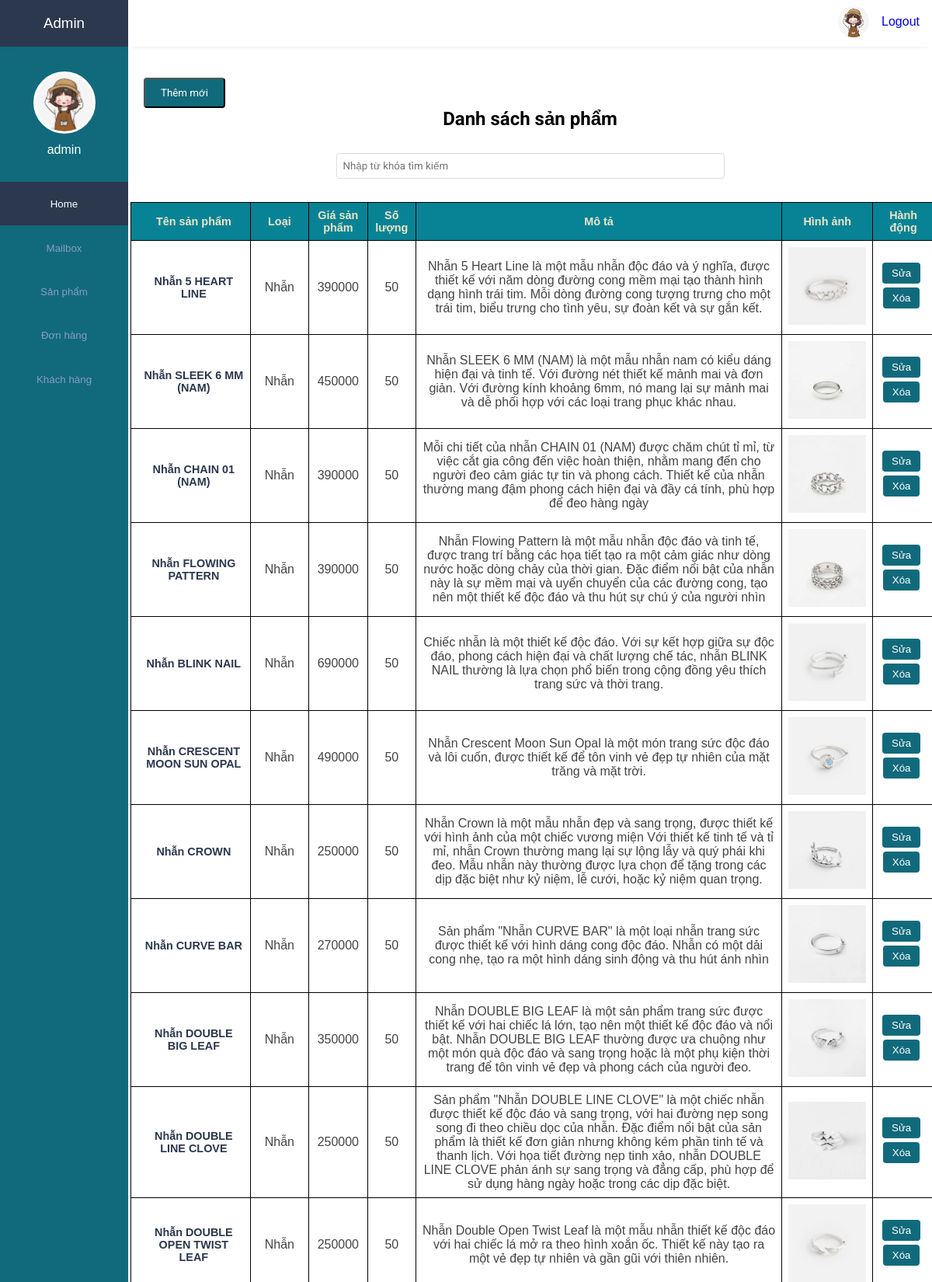
/admin/index.php?act=view_product (signed in, upper part), run on the app's committed database.
### tables this page shows
CREATE TABLE `products` (
  `id` int(10) NOT NULL,
  `name` varchar(50) NOT NULL,
  `qty` int(20) NOT NULL,
  `price` int(20) NOT NULL,
  `method` varchar(500) NOT NULL,
  `image` varchar(50) NOT NULL,
  `id_type` int(10) NOT NULL
);

CREATE TABLE `type` (
  `id` int(10) NOT NULL,
  `name_type` varchar(50) NOT NULL
);

### admin/view/view_sanpham.php (the view, shortened to what this page needs)
<main>
    <div class="dssp">
        <a href="../admin/index.php?act=qlsanpham"><button class="add_button">Thêm mới</button></a>
        <h2>Danh sách sản phẩm</h2>
        <div class="search-bar">
            <input type="text" class="search-input" placeholder="Nhập từ khóa tìm kiếm">
        </div>
        <table>
            <thead>
                <tr>
                    <th>Tên sản phẩm</th>
                    <th>Loại</th>
                    <th>Giá sản phẩm</th>
                    <th>Số lượng</th>
                    <th>Mô tả</th>
                    <th>Hình ảnh</th>
                    <th>Hành động</th>
                </tr>
            </thead>
                <?php
                    $conn = mysqli_connect("localhost","root","","dbtrangsuc");
                    $sql = "SELECT products.*, type.name_type FROM products INNER JOIN type ON products.id_type = type.id";
                    $result=mysqli_query($conn,$sql);
                    while($row=mysqli_fetch_assoc($result)){
                        $name_product = $row['name'];
                        $qty_product = $row['qty'];
                        $price_product = $row['price'];
                        $method_product = $row['method'];
                        $type_product = $row['name_type'];
                ?>
                <tbody>
                    <tr>
                        <td><?php echo $name_product ?></td>
                        <td><?php echo $type_product ?></td>
                        <td><?php echo $price_product ?></td>
                        <td><?php echo $qty_product ?></td>
                        <td><?php echo $method_product ?></td>
                        <td><img src="<?php echo '../admin/update_img/' . $row['image']; ?>" alt="Hình ảnh sản phẩm"></td>
                        <td>
                            <a href="view/edit_product.php?edit_id=<?php echo $row['id'];?>"><button class="edit-button">Sửa</button></a>
                            <a href="view/delete_product.php?delete_id=<?php echo $row['id'];?>"><button class="delete-button">Xóa</button></a>
                        </td>
                    </tr>
                </tbody>
                <?php
                    }
                ?>
        </table>
    </div>
</main>

### public/css/admin.css (style rules this page uses)
:root { --main-color: #2B384E; --color-dark: #116A7B; --text-grey: #B0B0B0; }
* { margin: 0; padding: 0; text-decoration: none; list-style-type: none; box-sizing: border-box; font-family: 'Merriweather', sans-serif; }
main { margin-top: 60px; }
input, button, select { outline: none; }
table { border-collapse: collapse; }
table thead tr { background: #e9edf2; }
table thead th { padding: 1rem 0rem; text-align: left; color: #444; font-size: .9rem; }
table thead th:first-child { padding-left: 1rem; }
table tbody td { padding: 1rem 0rem; color: #444; }
table tbody td:first-child { padding-left: 1rem; color: var(--main-color); font-weight: 600; font-size: .9rem; }
table tbody tr { border-bottom: 1px solid #dee2e8; }

### admin/view/view_sanpham.php (style rules this page uses)
.dssp { margin-top: 100px; font-family: 'Roboto', sans-serif; }
.dssp h2 { text-align: center; margin-bottom: 30px; font-family: 'Roboto', sans-serif; }
.dssp .search-bar { margin-bottom: 30px; display: flex; justify-content: center; align-items: center; }
.dssp .search-input { width: 500px; padding: 8px; border: 1px solid #ddd; border-radius: 4px; font-family: 'Roboto', sans-serif; }
.dssp table { width: 100%; border-collapse: collapse; margin-left: 3px; }
.dssp th, .dssp td { padding: 8px; text-align: center; border: 1px solid black; }
.dssp th { background-color: #088395; color: #ECE5C7 ; }
.dssp .edit-button, .dssp .delete-button { padding: 6px 12px; background-color: #116A7B; color: white; border: none; border-radius: 4px; cursor: pointer; margin-right: 5px; margin-bottom: 5px; }
.add_button { padding: 10px 20px; background-color: #116A7B; color: white; border-radius: 4px; cursor: pointer; margin-left: 20px; font-family: 'Roboto', sans-serif; }
img { width: 100px; height: 100px; }

### data on the page
products: name "Nhẫn 5 HEART LINE", id_type.name_type "Nhẫn", price "390000", qty "50", method "Nhẫn 5 Heart Line là một mẫu nhẫn độc đáo và ý nghĩa, được thiết kế với năm dòng đường cong mềm mại tạo thành hình dạng hình trái tim. Mỗi dòng đường cong tượng trưng cho một trái tim, biểu trưng cho tình yêu, sự đoàn kết và sự gắn kết.", image (picture)
products: name "Nhẫn SLEEK 6 MM (NAM)", id_type.name_type "Nhẫn", price "450000", qty "50", method "Nhẫn SLEEK 6 MM (NAM) là một mẫu nhẫn nam có kiểu dáng hiện đại và tinh tế. Với đường nét thiết kế mảnh mai và đơn giản. Với đường kính khoảng 6mm, nó mang lại sự mảnh mai và dễ phối hợp với các loại trang phục khác nhau.", image (picture)
products: name "Nhẫn CHAIN 01 (NAM)", id_type.name_type "Nhẫn", price "390000", qty "50", method "Mỗi chi tiết của nhẫn CHAIN 01 (NAM) được chăm chút tỉ mỉ, từ việc cắt gia công đến việc hoàn thiện, nhằm mang đến cho người đeo cảm giác tự tin và phong cách. Thiết kế của nhẫn thường mang đậm phong cách hiện đại và đầy cá tính, phù hợp để đeo hàng ngày", image (picture)
products: name "Nhẫn FLOWING PATTERN", id_type.name_type "Nhẫn", price "390000", qty "50", method "Nhẫn Flowing Pattern là một mẫu nhẫn độc đáo và tinh tế, được trang trí bằng các họa tiết tạo ra một cảm giác như dòng nước hoặc dòng chảy của thời gian. Đặc điểm nổi bật của nhẫn này là sự mềm mại và uyển chuyển của các đường cong, tạo nên một thiết kế độc đáo và thu hút sự chú ý của người nhìn", image (picture)
products: name "Nhẫn BLINK NAIL", id_type.name_type "Nhẫn", price "690000", qty "50", method "Chiếc nhẫn là một thiết kế độc đáo. Với sự kết hợp giữa sự độc đáo, phong cách hiện đại và chất lượng chế tác, nhẫn BLINK NAIL thường là lựa chọn phổ biến trong cộng đồng yêu thích trang sức và thời trang.", image (picture)
products: name "Nhẫn CRESCENT MOON SUN OPAL", id_type.name_type "Nhẫn", price "490000", qty "50", method "Nhẫn Crescent Moon Sun Opal là một món trang sức độc đáo và lôi cuốn, được thiết kế để tôn vinh vẻ đẹp tự nhiên của mặt trăng và mặt trời.", image (picture)
products: name "Nhẫn CROWN", id_type.name_type "Nhẫn", price "250000", qty "50", method "Nhẫn Crown là một mẫu nhẫn đẹp và sang trọng, được thiết kế với hình ảnh của một chiếc vương miện Với thiết kế tinh tế và tỉ mỉ, nhẫn Crown thường mang lại sự lộng lẫy và quý phái khi đeo. Mẫu nhẫn này thường được lựa chọn để tặng trong các dịp đặc biệt như kỷ niệm, lễ cưới, hoặc kỷ niệm quan trọng.", image (picture)
products: name "Nhẫn CURVE BAR", id_type.name_type "Nhẫn", price "270000", qty "50", method "Sản phẩm \"Nhẫn CURVE BAR\" là một loại nhẫn trang sức được thiết kế với hình dáng cong độc đáo. Nhẫn có một dải cong nhẹ, tạo ra một hình dáng sinh động và thu hút ánh nhìn", image (picture)
products: name "Nhẫn DOUBLE BIG LEAF", id_type.name_type "Nhẫn", price "350000", qty "50", method "Nhẫn DOUBLE BIG LEAF là một sản phẩm trang sức được thiết kế với hai chiếc lá lớn, tạo nên một thiết kế độc đáo và nổi bật. Nhẫn DOUBLE BIG LEAF thường được ưa chuộng như một món quà độc đáo và sang trọng hoặc là một phụ kiện thời trang để tôn vinh vẻ đẹp và phong cách của người đeo.", image (picture)
products: name "Nhẫn DOUBLE LINE CLOVE", id_type.name_type "Nhẫn", price "250000", qty "50", method "Sản phẩm \"Nhẫn DOUBLE LINE CLOVE\" là một chiếc nhẫn được thiết kế độc đáo và sang trọng, với hai đường nẹp song song đi theo chiều dọc của nhẫn. Đặc điểm nổi bật của sản phẩm là thiết kế đơn giản nhưng không kém phần tinh tế và thanh lịch. Với họa tiết đường nẹp tinh xảo, nhẫn DOUBLE LINE CLOVE phản ánh sự sang trọng và đẳng cấp, phù hợp để sử dụng hàng ngày hoặc trong các dịp đặc biệt.", image (picture)
products: name "Nhẫn DOUBLE OPEN TWIST LEAF", id_type.name_type "Nhẫn", price "250000", qty "50", method "Nhẫn Double Open Twist Leaf là một mẫu nhẫn thiết kế độc đáo với hai chiếc lá mở ra theo hình xoắn ốc. Thiết kế này tạo ra một vẻ đẹp tự nhiên và gần gũi với thiên nhiên.", image (picture)

### other printed values
$_SESSION['admin_name'] "admin"
